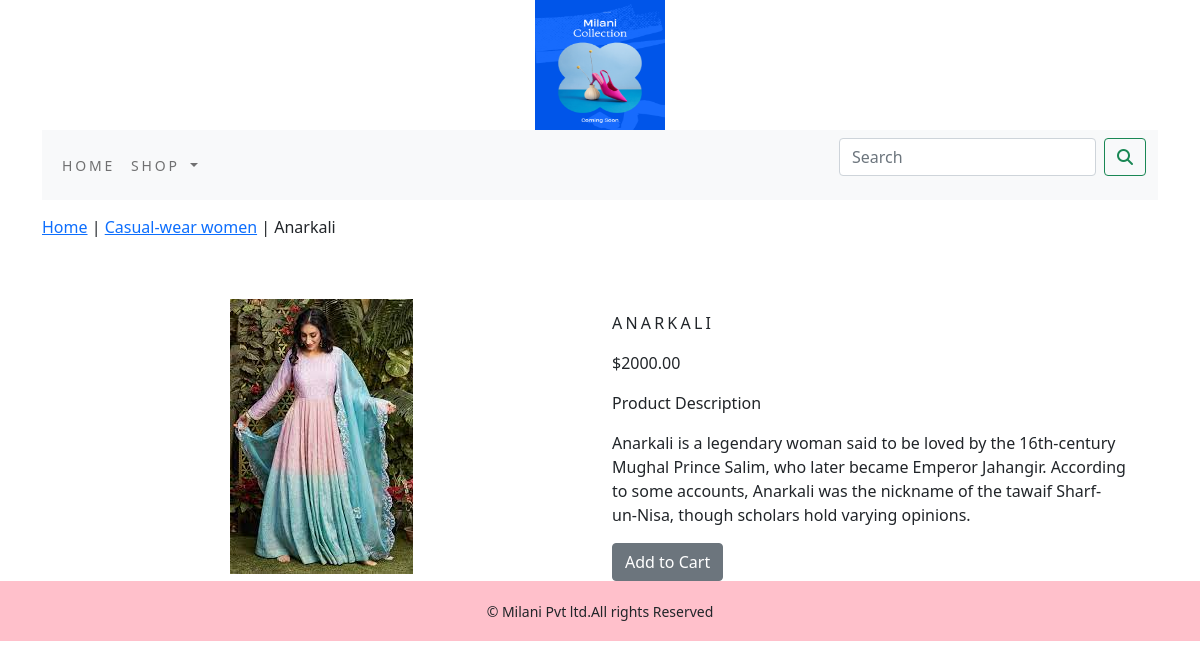
Page /shop/casual-wear-women/anarkali/ on the committed database.
### shopapp/models.py (models this page shows, shortened)
class Product(models.Model):
    name = models.CharField(max_length=250, unique=True)
    slug = models.SlugField(max_length=250, unique=True)
    description = models.TextField(blank=True)
    price = models.DecimalField(max_digits=10,decimal_places=2)
    category = models.ForeignKey(Category,on_delete=models.CASCADE)
    image = models.ImageField(upload_to='product', blank=True)
    stock = models.IntegerField()
    available = models.BooleanField(default=True)
    created = models.DateTimeField(auto_now_add=True)
    updated = models.DateTimeField(auto_now=True)
    class Meta:
        ordering=('name',)
        verbose_name='product'
        verbose_name_plural='products'

class Category(models.Model):
    name=models.CharField(max_length=250,unique=True)
    slug=models.SlugField(max_length=250,unique=True)
    description=models.TextField(blank=True)
    image=models.ImageField(upload_to='category',blank=True)
    class Meta:
        ordering=('name',)
        verbose_name='category'
        verbose_name_plural='categories'
    def get_url(self):
        return reverse('shopapp:product_by_category',args=[self.slug])
    def __str__(self):
        return  '{}' .format(self.name)

### shopapp/views.py (the view)
# urls.py: path('<slug:c_slug>/<slug:product_slug>/',views.ProDetail,name='prodCatdetail'),
def ProDetail(request,c_slug,product_slug):
    try:
        product=Product.objects.get(category__slug=c_slug,slug=product_slug)
    except Exception as e:
        raise e
    return render(request,'product.html',{'product':product})

### cart/context_processors.py (called while the page is built)
def counter(request):
    item_count=0
    if 'admin' in request.path:
        return{}
    else:
        try:
            cart=Cart.objects.filter(cart_id=_cart_id(request))
            car_items=CartItem.objects.all().filter(cart=cart[:1])
            for cart_item in car_items:
                item_count +=cart_item.quantity
        except cart.DoesNotExist:
            item_count=0
    return dict(item_count=item_count)

### cart/views.py (called while the page is built)
def _cart_id(request):
    cart=request.session.session_key
    if not cart:
        cart=request.session.create()
    return cart

### shopapp/context_processors.py (called while the page is built)
def menu_links(request):
    links=Category.objects.all()
    return dict(links=links)

### templates/product.html (shortened to what this page needs)
{% extends 'base.html' %}
{% load static %}
{% block content %}
<div class="row my_prod_row_class">
    <div class="mx_auto">
        <p><a href="{% url 'shopapp:allProdCat' %}">Home</a> | <a href="{{product.category.get_url}}">{{product.category}}</a> | {{product.name}}</p>
    </div>
</div>
<div class="container">
<br>
<div class="row">
    <div class="col-12 col-sm-12 col-md-12 col-lg-6 text-center" >
        <div style="min-width:18rem;">
            <img src="{{product.image.url}}" alt="{{product.name}}">
        </div>
    </div>
    <div class="col-12 col-sm-12 col-md-12 col-lg-6">
        <div>
        <h1 class="my_prod_title">{{product.name}}</h1>
        <p>${{product.price}}</p>
        <p class="my_title">Product Description</p>
        <p class="text-justify my_prod_text">{{product.description}}</p>
        {% if product.stock <= 0 %}
        <p class="text-justify my_prod_text"><b>Out of stock</b></p>
        {% else %}
        <a class="btn btn-secondary" href="{% url 'cart:add_cart' product.id %}">Add to Cart</a>
        {% endif %}
    </div>
</div>
    </div>
</div>
{% endblock %}

### static/css/custom.css (style rules this page uses)
body { font-family: 'Roboto', sans-serif; }
.my_title { font-size:16px; text_transform:uppercase; letter_spacing: .2em; }
.my_prod_row_class { padding-top:15px; padding-bottom:20px; }
.my_prod_title { font-size:16px; text-transform:uppercase; letter-spacing:.2em; padding-top:15px; padding-bottom:10px; }
.my_prod_text { padding-right:20px; }

### rows in the picture
Product: category "Casual-wear women", name "Anarkali", image (picture), name "ANARKALI", price "2000.00", description "Anarkali is a legendary woman said to be loved by the 16th-century Mughal Prince Salim, who later became Emperor Jahangir. According to some accounts, Anarkali was the nickname of the tawaif Sharf-un-Nisa, though scholars hold varying opinions."
